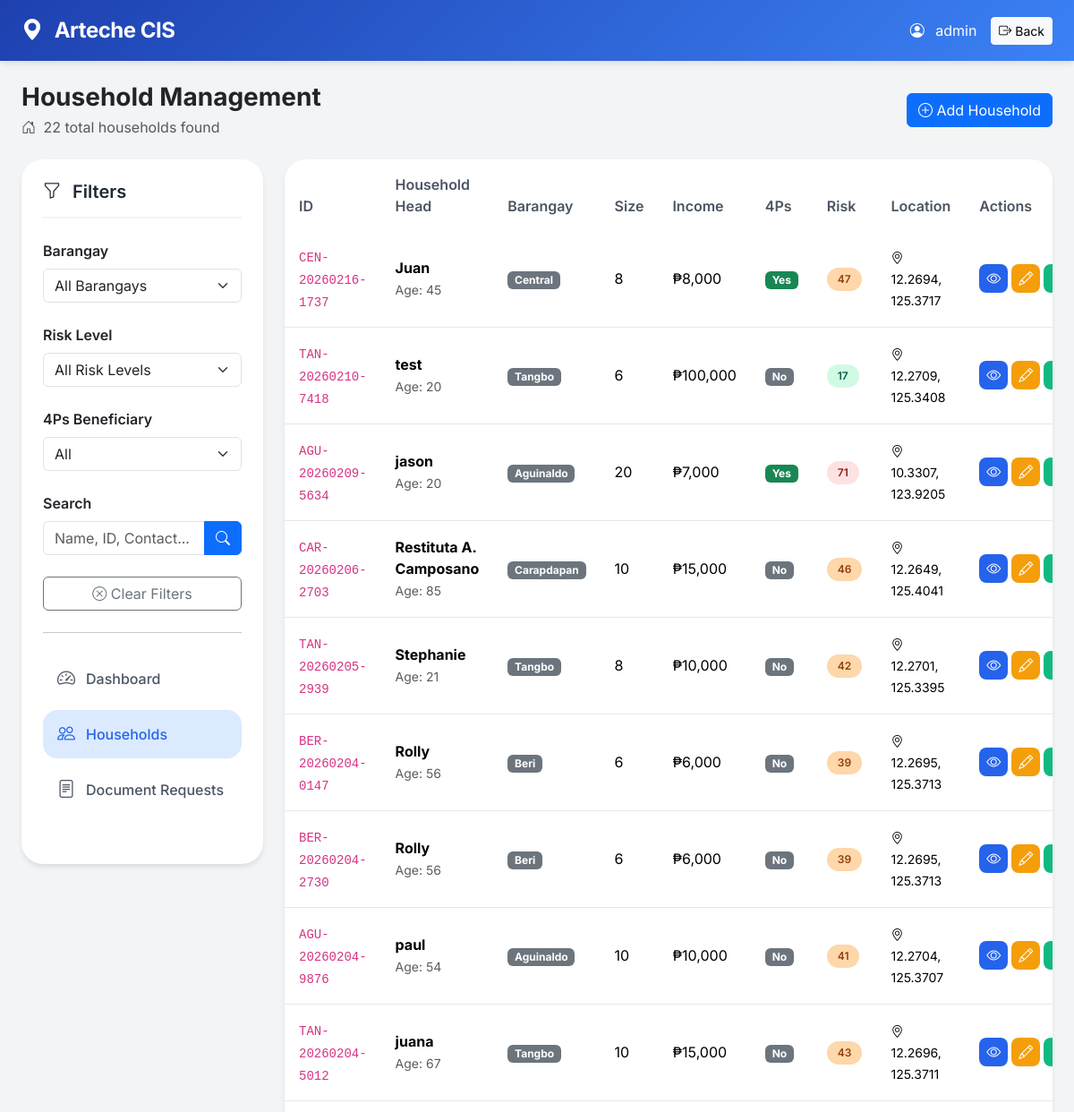
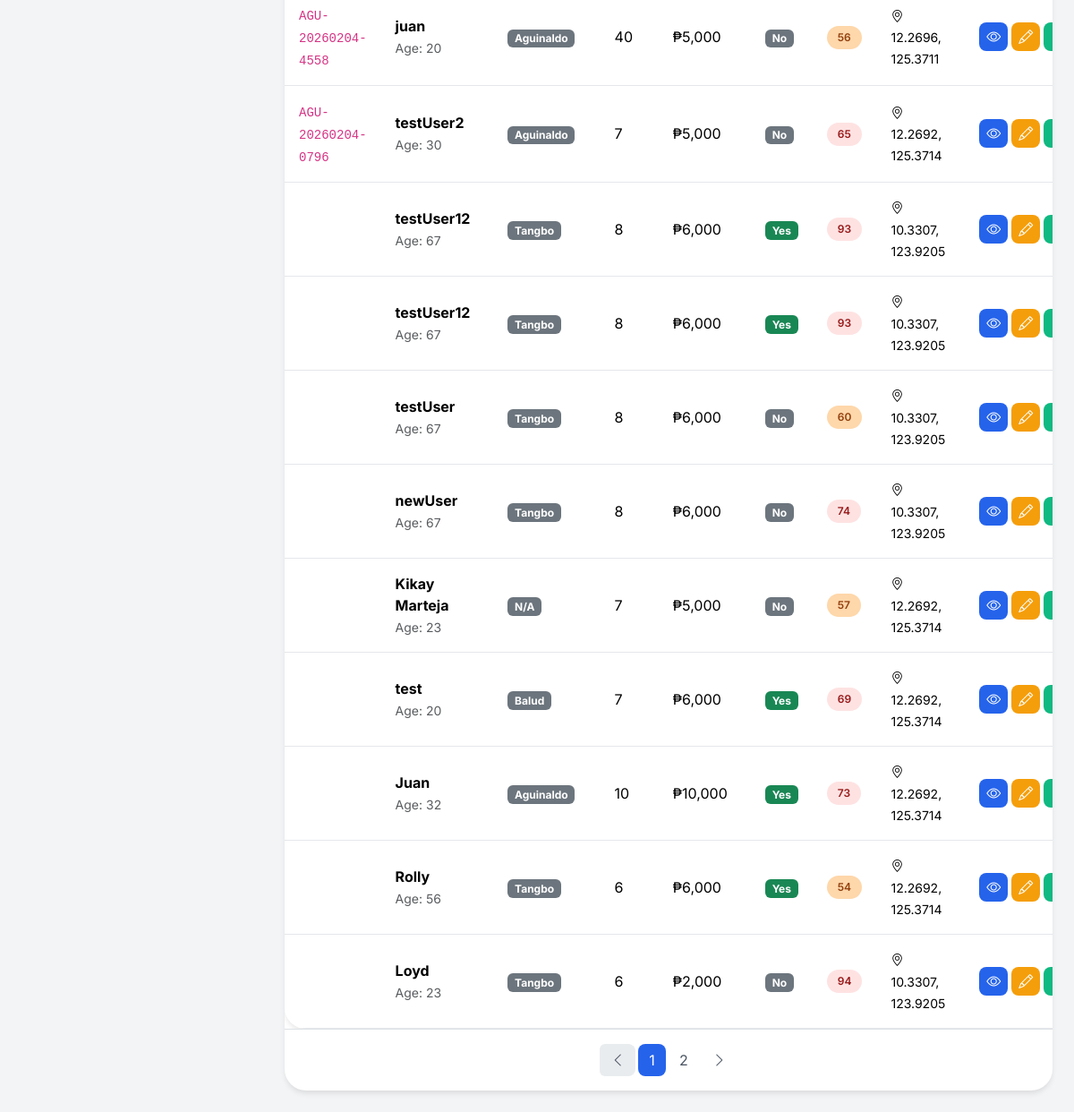
Screenshot of /app/admin/shared/household.php (signed in) with the database file from the repository (2 pictures, top to bottom).
### tables this page shows
CREATE TABLE `households` (
  `id` int(11) NOT NULL,
  `household_identifier` varchar(50) DEFAULT '',
  `barangay_id` int(11) DEFAULT NULL,
  `name` varchar(100) NOT NULL,
  `contact_number` varchar(15) DEFAULT NULL,
  `age` int(11) NOT NULL,
  `sex` enum('Male','Female') NOT NULL,
  `civil_status` enum('Single','Married','Widowed','Separated') NOT NULL,
  `household_size` int(11) NOT NULL,
  `income_monthly` decimal(10,2) NOT NULL,
  `income_per_capita` decimal(10,2) NOT NULL,
  `income_source` varchar(100) DEFAULT NULL,
  `four_ps` enum('Yes','No') DEFAULT 'No',
  `housing_type` varchar(100) DEFAULT NULL,
  `water_source` varchar(100) DEFAULT NULL,
  `toilet_type` varchar(100) DEFAULT NULL,
  `employment` varchar(100) DEFAULT NULL,
  `disability` enum('Yes','No') DEFAULT 'No',
  `senior_citizen` enum('Yes','No') DEFAULT 'No',
  `vulnerability_index` int(11) DEFAULT 0,
  `latitude` decimal(10,7) DEFAULT NULL,
  `longitude` decimal(10,7) DEFAULT NULL,
  `surveyed_by` varchar(100) DEFAULT '',
  `surveyed_date` date DEFAULT curdate(),
  `notes` text DEFAULT NULL,
  `barangay` varchar(100) DEFAULT 'Tangbo',
  `survey_date` date DEFAULT curdate(),
  `date_submitted` timestamp NOT NULL DEFAULT current_timestamp(),
  `risk_score` int(11) DEFAULT 0
);

CREATE TABLE `barangays` (
  `id` int(11) NOT NULL,
  `name` varchar(100) NOT NULL,
  `municipality` varchar(100) DEFAULT 'Arteche',
  `province` varchar(100) DEFAULT 'Eastern Samar',
  `latitude` decimal(10,8) DEFAULT NULL,
  `longitude` decimal(11,8) DEFAULT NULL,
  `population` int(11) DEFAULT 0,
  `created_at` timestamp NOT NULL DEFAULT current_timestamp()
);

### app/admin/shared/household.php (the view, shortened to what the rows shown need)
<?php
$conn = getDB();
$selected_barangay_id = null;
$page = isset($_GET['page']) ? max(1, intval($_GET['page'])) : 1;
$limit = ITEMS_PER_PAGE;
$offset = ($page - 1) * $limit;
$where_clauses = [];
$params = [];
$types = '';
$where_sql = !empty($where_clauses) ? "WHERE " . implode(" AND ", $where_clauses) : "";
$sql = "
    SELECT h.*, b.name as barangay_name
    FROM households h
    LEFT JOIN barangays b ON h.barangay_id = b.id
    $where_sql
    ORDER BY h.id DESC
    LIMIT ? OFFSET ?
";
$params[] = $limit;
$params[] = $offset;
$types .= 'ii';
$stmt = $conn->prepare($sql);
$stmt->bind_param($types, ...$params);
$stmt->execute();
$households = $stmt->get_result()->fetch_all(MYSQLI_ASSOC);
?>
<!DOCTYPE html>
<html lang="en">
<head>
    <link href="https://cdn.jsdelivr.net/npm/bootstrap@5.3.1/dist/css/bootstrap.min.css" rel="stylesheet">
    <link rel="stylesheet" href="https://cdn.jsdelivr.net/npm/bootstrap-icons@1.10.0/font/bootstrap-icons.css">
    <link rel="stylesheet" href="https://cdn.datatables.net/1.13.6/css/dataTables.bootstrap5.min.css">
</head>
<body>
    <div class="container-fluid px-4 py-4">
        <div class="d-flex justify-content-between align-items-center mb-4">
            <div>
                <h1 class="h3 fw-bold mb-1">Household Management</h1>
            </div>
        </div>
        <div class="row g-4">
            <div class="col-lg-9">
                <div class="table-modern">
                    <div class="table-responsive">
                        <table class="table table-modern mb-0">
                            <thead>
                                <tr>
                                    <th>ID</th>
                                    <th>Household Head</th>
                                    <th>Barangay</th>
                                    <th>Size</th>
                                    <th>Income</th>
                                    <th>4Ps</th>
                                    <th>Risk</th>
                                    <th>Location</th>
                                    <th>Actions</th>
                                </tr>
                            </thead>
                            <tbody>
                                <?php if (empty($households)): ?>
                                    <tr>
                                        <td colspan="9" class="text-center py-4">
                                            <i class="bi bi-inbox fs-1 d-block mb-3 text-muted"></i>
                                            <p class="text-muted mb-0">No households found</p>
                                            <a href="survey.php<?= $selected_barangay_id ? '?barangay_id=' . $selected_barangay_id : '' ?>"
                                                class="btn btn-primary btn-sm mt-3">
                                                <i class="bi bi-plus-circle"></i> Add First Household
                                            </a>
                                        </td>
                                    </tr>
                                <?php else: ?>
                                    <?php foreach ($households as $hh):
                                        $risk_class = $hh['risk_score'] <= RISK_LOW_MAX ? 'low' :
                                            ($hh['risk_score'] <= RISK_MEDIUM_MAX ? 'medium' : 'high');
                                        ?>
                                        <tr>
                                            <td>
                                                <code><?= htmlspecialchars($hh['household_identifier'] ?? 'N/A') ?></code>
                                            </td>
                                            <td>
                                                <strong><?= htmlspecialchars($hh['name']) ?></strong>
                                                <?php if ($hh['age']): ?>
                                                    <br><small class="text-muted">Age: <?= $hh['age'] ?></small>
                                                <?php endif; ?>
                                            </td>
                                            <td>
                                                <span class="badge bg-secondary">
                                                    <?= htmlspecialchars($hh['barangay_name'] ?? 'N/A') ?>
                                                </span>
                                            </td>
                                            <td><?= $hh['household_size'] ?? 'N/A' ?></td>
                                            <td>₱<?= number_format($hh['income_monthly'] ?? 0, 0) ?></td>
                                            <td>
                                                <?php if (($hh['four_ps'] ?? 'No') == 'Yes'): ?>
                                                    <span class="badge bg-success">Yes</span>
                                                <?php else: ?>
                                                    <span class="badge bg-secondary">No</span>
                                                <?php endif; ?>
                                            </td>
                                            <td>
                                                <span class="risk-badge <?= $risk_class ?>">
                                                    <?= $hh['risk_score'] ?? 'N/A' ?>
                                                </span>
                                            </td>
                                            <td>
                                                <?php if (!empty($hh['latitude']) && !empty($hh['longitude'])): ?>
                                                    <small>
                                                        <i class="bi bi-geo-alt"></i>
                                                        <?= number_format($hh['latitude'], 4) ?>,
                                                        <?= number_format($hh['longitude'], 4) ?>
                                                    </small>
                                                <?php else: ?>
                                                    <span class="text-muted">No coordinates</span>
                                                <?php endif; ?>
                                            </td>
                                            <td>
                                                <div class="d-flex gap-1">
                                                    <a href="view_household.php?id=<?= $hh['id'] ?>" class="action-btn view"
                                                        title="View Details">
                                                        <i class="bi bi-eye"></i>
                                                    </a>
                                                    <a href="survey.php?edit=<?= $hh['id'] ?><?= $selected_barangay_id ? '&barangay_id=' . $selected_barangay_id : '' ?>"
                                                        class="action-btn edit" title="Edit">
                                                        <i class="bi bi-pencil"></i>
                                                    </a>
                                                    <a href="request_certificate.php?household_id=<?= $hh['id'] ?>"
                                                        class="action-btn document" title="Request Document">
                                                    </a>
                                                </div>
                                            </td>
                                        </tr>
                                    <?php endforeach; ?>
                                <?php endif; ?>
                            </tbody>
                        </table>
                    </div>
                </div>
            </div>
        </div>
    </div>
</body>
</html>

### rows the page displays
households: household_identifier "CEN-20260216-1737", name "Juan", age "45", barangay.name "Central", household_size "8", income_monthly "8,000", four_ps "Yes", risk_score "47", latitude "12.2694", longitude "125.3717"
households: household_identifier "TAN-20260210-7418", name "test", age "20", barangay.name "Tangbo", household_size "6", income_monthly "100,000", four_ps "No", risk_score "17", latitude "12.2709", longitude "125.3408"
households: household_identifier "AGU-20260209-5634", name "jason", age "20", barangay.name "Aguinaldo", household_size "20", income_monthly "7,000", four_ps "Yes", risk_score "71", latitude "10.3307", longitude "123.9205"
households: household_identifier "CAR-20260206-2703", name "Restituta A. Camposano", age "85", barangay.name "Carapdapan", household_size "10", income_monthly "15,000", four_ps "No", risk_score "46", latitude "12.2649", longitude "125.4041"
households: household_identifier "TAN-20260205-2939", name "Stephanie", age "21", barangay.name "Tangbo", household_size "8", income_monthly "10,000", four_ps "No", risk_score "42", latitude "12.2701", longitude "125.3395"
households: household_identifier "BER-20260204-0147", name "Rolly", age "56", barangay.name "Beri", household_size "6", income_monthly "6,000", four_ps "No", risk_score "39", latitude "12.2695", longitude "125.3713"
households: household_identifier "BER-20260204-2730", name "Rolly", age "56", barangay.name "Beri", household_size "6", income_monthly "6,000", four_ps "No", risk_score "39", latitude "12.2695", longitude "125.3713"
households: household_identifier "AGU-20260204-9876", name "paul", age "54", barangay.name "Aguinaldo", household_size "10", income_monthly "10,000", four_ps "No", risk_score "41", latitude "12.2704", longitude "125.3707"
households: household_identifier "TAN-20260204-5012", name "juana", age "67", barangay.name "Tangbo", household_size "10", income_monthly "15,000", four_ps "No", risk_score "43", latitude "12.2696", longitude "125.3711"
households: household_identifier "AGU-20260204-4558", name "juan", age "20", barangay.name "Aguinaldo", household_size "40", income_monthly "5,000", four_ps "No", risk_score "56", latitude "12.2696", longitude "125.3711"
households: household_identifier "AGU-20260204-0796", name "testUser2", age "30", barangay.name "Aguinaldo", household_size "7", income_monthly "5,000", four_ps "No", risk_score "65", latitude "12.2692", longitude "125.3714"
households: name "testUser12", age "67", barangay.name "Tangbo", household_size "8", income_monthly "6,000", four_ps "Yes", risk_score "93", latitude "10.3307", longitude "123.9205"
households: name "testUser12", age "67", barangay.name "Tangbo", household_size "8", income_monthly "6,000", four_ps "Yes", risk_score "93", latitude "10.3307", longitude "123.9205"
households: name "testUser", age "67", barangay.name "Tangbo", household_size "8", income_monthly "6,000", four_ps "No", risk_score "60", latitude "10.3307", longitude "123.9205"
households: name "newUser", age "67", barangay.name "Tangbo", household_size "8", income_monthly "6,000", four_ps "No", risk_score "74", latitude "10.3307", longitude "123.9205"
households: name "Kikay Marteja", age "23", barangay_name "N/A", household_size "7", income_monthly "5,000", four_ps "No", risk_score "57", latitude "12.2692", longitude "125.3714"
households: name "test", age "20", barangay.name "Balud", household_size "7", income_monthly "6,000", four_ps "Yes", risk_score "69", latitude "12.2692", longitude "125.3714"
households: name "Juan", age "32", barangay.name "Aguinaldo", household_size "10", income_monthly "10,000", four_ps "Yes", risk_score "73", latitude "12.2692", longitude "125.3714"
households: name "Rolly", age "56", barangay.name "Tangbo", household_size "6", income_monthly "6,000", four_ps "Yes", risk_score "54", latitude "12.2692", longitude "125.3714"
households: name "Loyd", age "23", barangay.name "Tangbo", household_size "6", income_monthly "2,000", four_ps "No", risk_score "94", latitude "10.3307", longitude "123.9205"

### other values shown
$username "admin"
$total_records "22"
